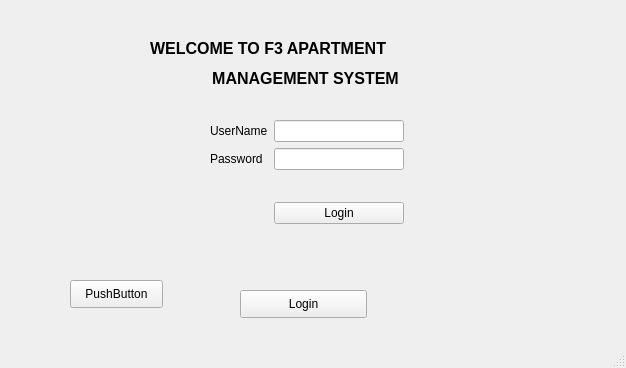
<?xml version="1.0" encoding="UTF-8"?>
<ui version="4.0">
 <class>FrmLoginMainWindow</class>
 <widget class="QMainWindow" name="FrmLoginMainWindow">
  <property name="geometry">
   <rect>
    <x>0</x>
    <y>0</y>
    <width>626</width>
    <height>368</height>
   </rect>
  </property>
  <property name="windowTitle">
   <string>MainWindow</string>
  </property>
  <widget class="QWidget" name="centralwidget">
   <widget class="QWidget" name="formLayoutWidget">
    <property name="geometry">
     <rect>
      <x>210</x>
      <y>120</y>
      <width>194</width>
      <height>112</height>
     </rect>
    </property>
    <layout class="QFormLayout" name="formLayout">
     <item row="0" column="0">
      <widget class="QLabel" name="userNameLabel">
       <property name="text">
        <string>UserName</string>
       </property>
      </widget>
     </item>
     <item row="0" column="1">
      <widget class="QLineEdit" name="Txt_username"/>
     </item>
     <item row="1" column="0">
      <widget class="QLabel" name="passwordLabel">
       <property name="text">
        <string>Password</string>
       </property>
      </widget>
     </item>
     <item row="1" column="1">
      <widget class="QLineEdit" name="Txt_password">
       <property name="inputMask">
        <string/>
       </property>
      </widget>
     </item>
     <item row="3" column="1">
      <widget class="QPushButton" name="PB_login">
       <property name="text">
        <string>Login</string>
       </property>
      </widget>
     </item>
     <item row="2" column="1">
      <spacer name="horizontalSpacer">
       <property name="orientation">
        <enum>Qt::Horizontal</enum>
       </property>
       <property name="sizeHint" stdset="0">
        <size>
         <width>40</width>
         <height>20</height>
        </size>
       </property>
      </spacer>
     </item>
    </layout>
   </widget>
   <widget class="QLabel" name="label">
    <property name="geometry">
     <rect>
      <x>150</x>
      <y>40</y>
      <width>311</width>
      <height>16</height>
     </rect>
    </property>
    <property name="font">
     <font>
      <pointsize>12</pointsize>
      <weight>75</weight>
      <bold>true</bold>
     </font>
    </property>
    <property name="text">
     <string>WELCOME TO F3 APARTMENT</string>
    </property>
   </widget>
   <widget class="QLabel" name="label_2">
    <property name="geometry">
     <rect>
      <x>150</x>
      <y>70</y>
      <width>311</width>
      <height>16</height>
     </rect>
    </property>
    <property name="font">
     <font>
      <pointsize>12</pointsize>
      <weight>75</weight>
      <bold>true</bold>
     </font>
    </property>
    <property name="text">
     <string>MANAGEMENT SYSTEM</string>
    </property>
    <property name="alignment">
     <set>Qt::AlignCenter</set>
    </property>
   </widget>
   <widget class="QPushButton" name="PB_testcon">
    <property name="geometry">
     <rect>
      <x>240</x>
      <y>290</y>
      <width>127</width>
      <height>28</height>
     </rect>
    </property>
    <property name="text">
     <string>Login</string>
    </property>
   </widget>
   <widget class="QPushButton" name="PB_msgbox">
    <property name="geometry">
     <rect>
      <x>70</x>
      <y>280</y>
      <width>93</width>
      <height>28</height>
     </rect>
    </property>
    <property name="text">
     <string>PushButton</string>
    </property>
   </widget>
  </widget>
  <widget class="QMenuBar" name="menubar">
   <property name="geometry">
    <rect>
     <x>0</x>
     <y>0</y>
     <width>626</width>
     <height>26</height>
    </rect>
   </property>
  </widget>
  <widget class="QStatusBar" name="statusbar"/>
 </widget>
 <resources/>
 <connections/>
</ui>
